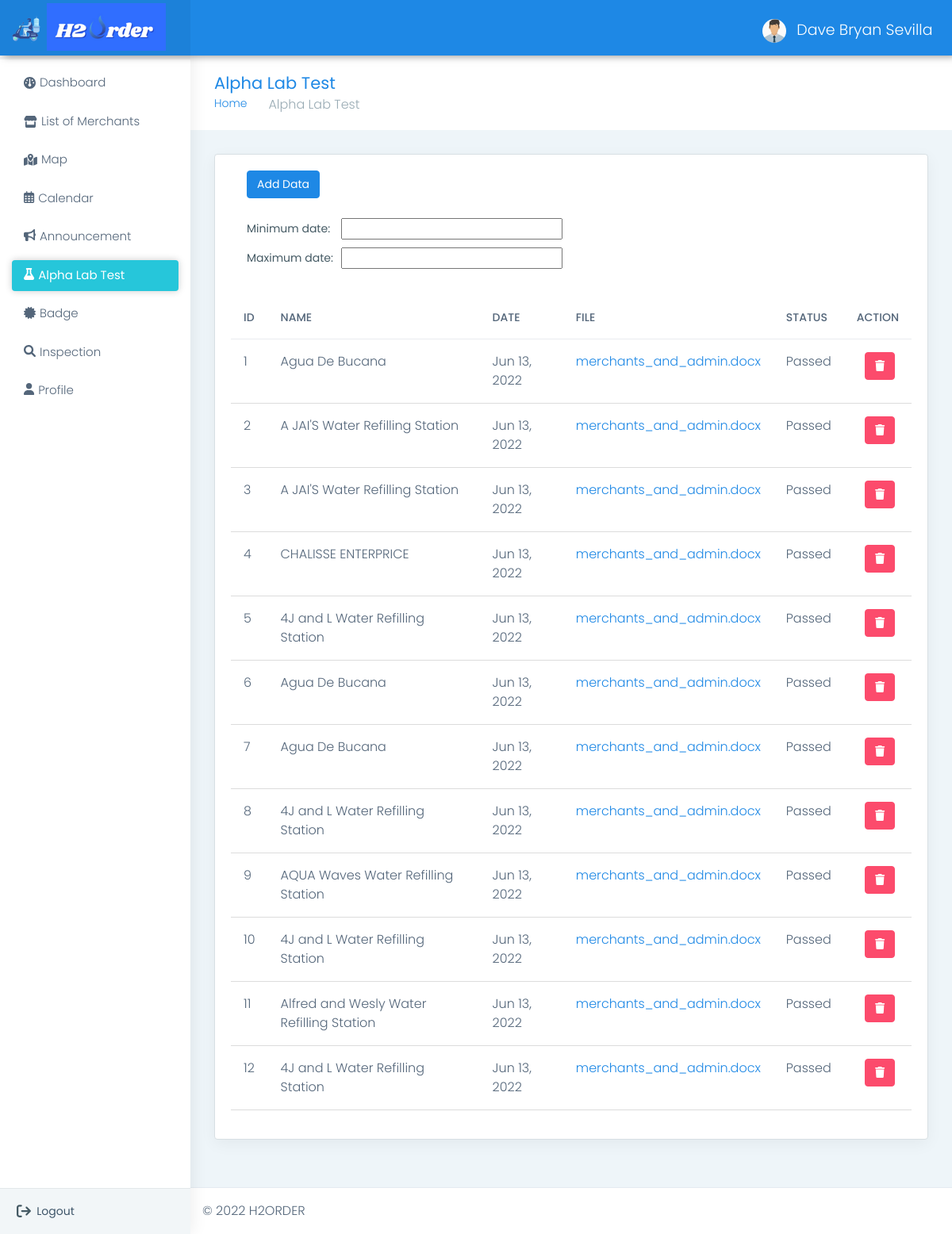
Screenshot of /admin/inspection.php (signed in) with the database file from the repository.
### tables this page shows
CREATE TABLE `inspection` (
  `inspection_id` int(11) NOT NULL,
  `admin_id` int(11) NOT NULL,
  `merchant_id` int(11) NOT NULL,
  `date` timestamp NOT NULL DEFAULT CURRENT_TIMESTAMP ON UPDATE CURRENT_TIMESTAMP,
  `file` varchar(255) DEFAULT NULL,
  `status` varchar(50) NOT NULL
);

CREATE TABLE `merchant` (
  `merchant_id` int(11) NOT NULL,
  `username` varchar(255) NOT NULL,
  `password` varchar(255) NOT NULL,
  `business_name` varchar(255) NOT NULL,
  `owner` varchar(255) NOT NULL,
  `address` varchar(255) NOT NULL,
  `barangay` varchar(255) NOT NULL,
  `email` varchar(255) NOT NULL,
  `contact_number` varchar(255) NOT NULL,
  `image` varchar(255) NOT NULL,
  `latitude` varchar(255) NOT NULL,
  `longitude` varchar(255) NOT NULL,
  `opening` time NOT NULL,
  `closing` time NOT NULL,
  `status` varchar(255) NOT NULL
);

### admin/name.php (called while the page is built, shortened)
<?php
	require 'connect.php';
	$query = $conn->query("SELECT * FROM `admin` WHERE `admin_id` = '$_SESSION[admin_id]'") or die(mysqli_error());
	$fetch = $query->fetch_array();
?>

### admin/inspection.php (the view, shortened to what this page needs)
<!DOCTYPE html>
<?php
    require 'name.php';
?>
<html dir="ltr" lang="en">
<head>
    <link href="css/style.min.css" rel="stylesheet">
<link rel="stylesheet" href="https://cdn.datatables.net/1.10.21/css/dataTables.bootstrap4.min.css">
 <link rel='stylesheet' href='https://cdn.datatables.net/buttons/1.2.2/css/buttons.bootstrap.min.css'>
<link rel='stylesheet' href='https://cdn.datatables.net/1.10.24/css/jquery.dataTables.min.css'>
<link rel='stylesheet' href='https://cdn.datatables.net/datetime/1.0.3/css/dataTables.dateTime.min.css'>
</head>
<body>
    <div id="main-wrapper" data-layout="vertical" data-navbarbg="skin5" data-sidebartype="full"
        data-sidebar-position="absolute" data-header-position="absolute" data-boxed-layout="full">
        <header class="topbar" data-navbarbg="skin6">
            <nav class="navbar top-navbar navbar-expand-md navbar-dark">
                <div class="navbar-header" data-logobg="skin6">
                   <a class="navbar-brand ms-4" href="adminhome.php">
                        <b class="logo-icon">
                            <img src="assets/images/logo.png" style="height: 60px; margin-top: 15px; margin-left:-20px" alt="homepage" class="dark-logo" />
                        </b>
                        <span class="logo-text">
                            <img src="assets/images/H3.png" style="width: 150px; margin-left: -10px;margin-top:-10px" alt="homepage" class="dark-logo" />
                        </span>
                    </a>
                </div>
                <div class="navbar-collapse collapse" id="navbarSupportedContent" data-navbarbg="skin5">
                    <ul class="navbar-nav me-auto mt-md-0 ">
                        <li class="nav-item search-box">
                            <a class="nav-link text-muted" href="javascript:void(0)"><i class="ti-search"></i></a>
                        </li>
                    </ul>
                    <ul class="navbar-nav">
                        <li class="nav-item dropdown">
                            <a class="nav-link dropdown-toggle text-muted waves-effect waves-dark" href="#" id="navbarDropdown" role="button" data-bs-toggle="dropdown" aria-expanded="false">
                                <img src = "photo/<?php echo $fetch['photo']?>" alt="user" class="profile-pic me-2">
                                <?php echo $fetch['name']?>
                            </a>
                        </li>
                    </ul>
                </div>
            </nav>
        </header>
        <aside class="left-sidebar" data-sidebarbg="skin6">
            <div class="scroll-sidebar">
                  <?php include 'navbar.php' ?>
            </div>
            <div class="sidebar-footer">
                <div class="row">
                    <div class="col-4 link-wrap">
                        <a href="logout.php" class="link" data-toggle="tooltip" title="" data-original-title="Logout"><i class="fa-solid fa-arrow-right-from-bracket"></i></a>
                    </div>
                    <div class="col-4 link-wrap" style="margin-left:-50px; margin-top: 3px">
                          Logout
                    </div>
                </div>
            </div>
        </aside>
        <div class="page-wrapper">
            <div class="page-breadcrumb">
                <div class="row align-items-center">
                    <div class="col-md-6 col-8 align-self-center">
                        <h3 class="page-title mb-0 p-0">Alpha Lab Test</h3>
                        <div class="d-flex align-items-center">
                            <nav aria-label="breadcrumb">
                                <ol class="breadcrumb">
                                    <li class="breadcrumb-item"><a href="#">Home</a></li>
                                    <li class="breadcrumb-item active" aria-current="page">Alpha Lab Test</li>
                                </ol>
                            </nav>
                        </div>
                    </div>
                </div>
            </div>
            <div class="container-fluid">
                <div class="row">
                    <div class="col-sm-12">
                        <div class="card">
                            <div class="card-body">
                                <div class="table-responsive">
<button type="button" class="btn btn-info" data-bs-toggle="modal" data-bs-target="#myModal"
 style="margin-left: 20px; margin-bottom: 20px; color: white;">
  Add Data
</button>
            <?php require_once 'add_query_inspection.php'?>
     <br>
<table border="0" cellspacing="5" cellpadding="5" style="margin-left: 15px; margin-bottom:30px;">
        <tbody><tr>
            <td>Minimum date:</td>
            <td><input type="text" id="min" name="min"></td>
        </tr>
        <tr>
            <td>Maximum date:</td>
            <td><input type="text" id="max" name="max"></td>
        </tr>
    </tbody>
</table>
                                    <table id="table" class="table user-table">
                                        <thead>
                                            <tr>
                                                <th class="border-top-0">ID</th>
                                                <th class="border-top-0">NAME</th>
                                                <th class="border-top-0">DATE</th>
                                                <th class="border-top-0">FILE</th>
                                                <th class="border-top-0">STATUS</th>
                                                <th class="border-top-0">ACTION</th>
                                            </tr>
                                        </thead>
                                        <tbody>
                                             <?php
                                                 $query = $conn->query("SELECT inspection.inspection_id, merchant.business_name,
                                                          inspection.date,inspection.status ,inspection.file
                                                 FROM merchant RIGHT JOIN inspection
                                                 ON merchant.merchant_id = inspection.merchant_id ") or die(mysqli_error());
                                                 while($fetch = $query->fetch_array()){
                                              ?>
                                            <tr>
                                                <td><?php echo $fetch['inspection_id']?></td>
                                                <td><?php echo $fetch['business_name']?></td>
                                                <td><?php echo date("M d, Y", strtotime($fetch['date']))?></td>
                                                <td><a href="file/<?php echo $fetch['file']?>"><?php echo $fetch['file']?></a></td>
                                                <td><?php echo $fetch['status']?></td>
                                                <td><a class = "btn btn-danger" href="delete_inspection.php?inspection_id=<?php echo $fetch['inspection_id']?>" onclick = "confirmationDelete(this); return false;"
                                                     style="color:white; margin-left:10px">
                                                    <i class="fa-solid fa-trash"></i></a></td>
                                            </tr>
                                             <?php
                                                }
                                              ?>
                                            </tbody>
                                        </table>
                                    </div>
                                </div>
                            </div>
                        </div>
                    </div>
            </div>
            <footer class="footer"> © 2022 H2ORDER</a>
            </footer>
        </div>
    </div>
</body>
</html>

### admin/inspection.php (style rules this page uses)
tbody, td, tfoot, th, thead, tr { border-color: #DCDCDC; border-style:solid; border-width: 0; }
.btn-info { color: white; }

### rows the page displays
inspection: inspection_id "1", merchant.business_name "Agua De Bucana", date "Jun 13, 2022", file "merchants_and_admin.docx", status "Passed"
inspection: inspection_id "2", merchant.business_name "A JAI'S Water Refilling Station", date "Jun 13, 2022", file "merchants_and_admin.docx", status "Passed"
inspection: inspection_id "3", merchant.business_name "A JAI'S Water Refilling Station", date "Jun 13, 2022", file "merchants_and_admin.docx", status "Passed"
inspection: inspection_id "4", merchant.business_name "CHALISSE ENTERPRICE", date "Jun 13, 2022", file "merchants_and_admin.docx", status "Passed"
inspection: inspection_id "5", merchant.business_name "4J and L Water Refilling Station", date "Jun 13, 2022", file "merchants_and_admin.docx", status "Passed"
inspection: inspection_id "6", merchant.business_name "Agua De Bucana", date "Jun 13, 2022", file "merchants_and_admin.docx", status "Passed"
inspection: inspection_id "7", merchant.business_name "Agua De Bucana", date "Jun 13, 2022", file "merchants_and_admin.docx", status "Passed"
inspection: inspection_id "8", merchant.business_name "4J and L Water Refilling Station", date "Jun 13, 2022", file "merchants_and_admin.docx", status "Passed"
inspection: inspection_id "9", merchant.business_name "AQUA Waves Water Refilling Station", date "Jun 13, 2022", file "merchants_and_admin.docx", status "Passed"
inspection: inspection_id "10", merchant.business_name "4J and L Water Refilling Station", date "Jun 13, 2022", file "merchants_and_admin.docx", status "Passed"
inspection: inspection_id "11", merchant.business_name "Alfred and Wesly Water Refilling Station", date "Jun 13, 2022", file "merchants_and_admin.docx", status "Passed"
inspection: inspection_id "12", merchant.business_name "4J and L Water Refilling Station", date "Jun 13, 2022", file "merchants_and_admin.docx", status "Passed"

### other values shown
$fetch['name'] "Dave Bryan Sevilla"
